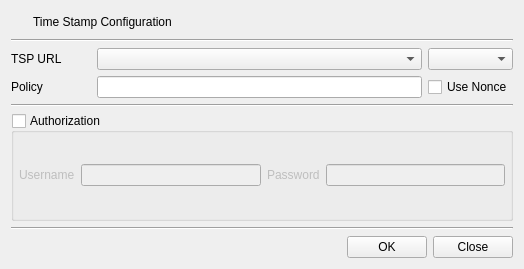
<?xml version="1.0" encoding="UTF-8"?>
<ui version="4.0">
 <class>TimeStampDlg</class>
 <widget class="QDialog" name="TimeStampDlg">
  <property name="geometry">
   <rect>
    <x>0</x>
    <y>0</y>
    <width>524</width>
    <height>269</height>
   </rect>
  </property>
  <property name="windowTitle">
   <string>Time Stamp Protocol</string>
  </property>
  <layout class="QVBoxLayout" name="verticalLayout">
   <item>
    <layout class="QGridLayout" name="gridLayout">
     <item row="0" column="1">
      <widget class="QLabel" name="label">
       <property name="text">
        <string>Time Stamp Configuration</string>
       </property>
      </widget>
     </item>
     <item row="0" column="0">
      <widget class="QPushButton" name="pushButton">
       <property name="minimumSize">
        <size>
         <width>16</width>
         <height>0</height>
        </size>
       </property>
       <property name="maximumSize">
        <size>
         <width>16</width>
         <height>16777215</height>
        </size>
       </property>
       <property name="text">
        <string/>
       </property>
       <property name="icon">
        <iconset>
         <normaloff>:/images/tsp.png</normaloff>:/images/tsp.png</iconset>
       </property>
       <property name="flat">
        <bool>true</bool>
       </property>
      </widget>
     </item>
    </layout>
   </item>
   <item>
    <widget class="Line" name="line_2">
     <property name="orientation">
      <enum>Qt::Horizontal</enum>
     </property>
    </widget>
   </item>
   <item>
    <layout class="QGridLayout" name="gridLayout_4">
     <property name="topMargin">
      <number>0</number>
     </property>
     <item row="0" column="1">
      <widget class="QComboBox" name="mURLCombo">
       <property name="minimumSize">
        <size>
         <width>0</width>
         <height>0</height>
        </size>
       </property>
      </widget>
     </item>
     <item row="1" column="1">
      <widget class="QLineEdit" name="mPolicyText"/>
     </item>
     <item row="0" column="0">
      <widget class="QLabel" name="label_2">
       <property name="minimumSize">
        <size>
         <width>80</width>
         <height>0</height>
        </size>
       </property>
       <property name="text">
        <string>TSP URL</string>
       </property>
      </widget>
     </item>
     <item row="1" column="0">
      <widget class="QLabel" name="label_3">
       <property name="text">
        <string>Policy</string>
       </property>
      </widget>
     </item>
     <item row="1" column="2">
      <widget class="QCheckBox" name="mUseNonceCheck">
       <property name="text">
        <string>Use Nonce</string>
       </property>
      </widget>
     </item>
     <item row="0" column="2">
      <widget class="QComboBox" name="mHashCombo"/>
     </item>
    </layout>
   </item>
   <item>
    <widget class="Line" name="line_3">
     <property name="orientation">
      <enum>Qt::Horizontal</enum>
     </property>
    </widget>
   </item>
   <item>
    <widget class="QGroupBox" name="mAuthGroup">
     <property name="minimumSize">
      <size>
       <width>500</width>
       <height>0</height>
      </size>
     </property>
     <property name="title">
      <string>Authorization</string>
     </property>
     <property name="checkable">
      <bool>true</bool>
     </property>
     <property name="checked">
      <bool>false</bool>
     </property>
     <layout class="QVBoxLayout" name="verticalLayout_2">
      <property name="leftMargin">
       <number>5</number>
      </property>
      <property name="topMargin">
       <number>5</number>
      </property>
      <property name="rightMargin">
       <number>5</number>
      </property>
      <property name="bottomMargin">
       <number>5</number>
      </property>
      <item>
       <layout class="QGridLayout" name="gridLayout_5">
        <item row="0" column="2">
         <widget class="QLabel" name="mPasswdLabel">
          <property name="text">
           <string>Password</string>
          </property>
         </widget>
        </item>
        <item row="0" column="0">
         <widget class="QLabel" name="mUserNameLabel">
          <property name="text">
           <string>Username</string>
          </property>
         </widget>
        </item>
        <item row="0" column="1">
         <widget class="QLineEdit" name="mUserNameText"/>
        </item>
        <item row="0" column="3">
         <widget class="QLineEdit" name="mPasswdText">
          <property name="echoMode">
           <enum>QLineEdit::Password</enum>
          </property>
         </widget>
        </item>
       </layout>
      </item>
     </layout>
    </widget>
   </item>
   <item>
    <widget class="Line" name="line">
     <property name="orientation">
      <enum>Qt::Horizontal</enum>
     </property>
    </widget>
   </item>
   <item>
    <layout class="QGridLayout" name="gridLayout_2">
     <item row="0" column="1">
      <widget class="QPushButton" name="mOKBtn">
       <property name="text">
        <string>OK</string>
       </property>
      </widget>
     </item>
     <item row="0" column="2">
      <widget class="QPushButton" name="mCloseBtn">
       <property name="text">
        <string>Close</string>
       </property>
      </widget>
     </item>
     <item row="0" column="0">
      <spacer name="horizontalSpacer">
       <property name="orientation">
        <enum>Qt::Horizontal</enum>
       </property>
       <property name="sizeHint" stdset="0">
        <size>
         <width>40</width>
         <height>20</height>
        </size>
       </property>
      </spacer>
     </item>
    </layout>
   </item>
  </layout>
 </widget>
 <tabstops>
  <tabstop>pushButton</tabstop>
  <tabstop>mURLCombo</tabstop>
  <tabstop>mHashCombo</tabstop>
  <tabstop>mPolicyText</tabstop>
  <tabstop>mUseNonceCheck</tabstop>
  <tabstop>mAuthGroup</tabstop>
  <tabstop>mUserNameText</tabstop>
  <tabstop>mPasswdText</tabstop>
  <tabstop>mOKBtn</tabstop>
  <tabstop>mCloseBtn</tabstop>
 </tabstops>
 <resources/>
 <connections/>
</ui>
